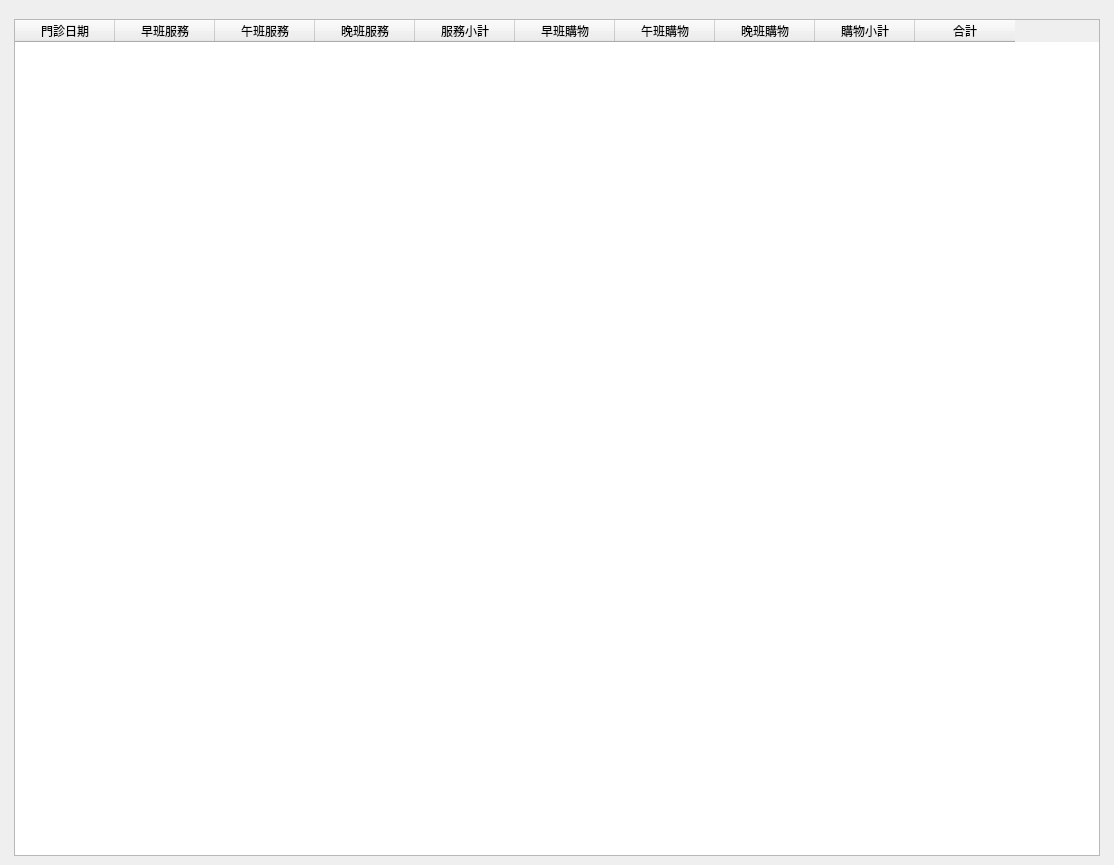
<?xml version="1.0" encoding="UTF-8"?>
<ui version="4.0">
 <class>WindowStatisticsMassageIncome</class>
 <widget class="QMainWindow" name="WindowStatisticsMassageIncome">
  <property name="geometry">
   <rect>
    <x>0</x>
    <y>0</y>
    <width>1114</width>
    <height>865</height>
   </rect>
  </property>
  <property name="windowTitle">
   <string>養生館收入統計</string>
  </property>
  <widget class="QWidget" name="centralwidget">
   <layout class="QHBoxLayout" name="horizontalLayout">
    <item>
     <layout class="QVBoxLayout" name="verticalLayout">
      <property name="leftMargin">
       <number>5</number>
      </property>
      <property name="topMargin">
       <number>10</number>
      </property>
      <property name="rightMargin">
       <number>5</number>
      </property>
      <item>
       <layout class="QVBoxLayout" name="verticalLayout_5">
        <item>
         <layout class="QHBoxLayout" name="horizontalLayout_2">
          <item>
           <widget class="QTableWidget" name="tableWidget_massage_income">
            <property name="editTriggers">
             <set>QAbstractItemView::NoEditTriggers</set>
            </property>
            <property name="alternatingRowColors">
             <bool>true</bool>
            </property>
            <property name="selectionMode">
             <enum>QAbstractItemView::SingleSelection</enum>
            </property>
            <property name="selectionBehavior">
             <enum>QAbstractItemView::SelectRows</enum>
            </property>
            <column>
             <property name="text">
              <string>門診日期</string>
             </property>
            </column>
            <column>
             <property name="text">
              <string>早班服務</string>
             </property>
            </column>
            <column>
             <property name="text">
              <string>午班服務</string>
             </property>
            </column>
            <column>
             <property name="text">
              <string>晚班服務</string>
             </property>
            </column>
            <column>
             <property name="text">
              <string>服務小計</string>
             </property>
            </column>
            <column>
             <property name="text">
              <string>早班購物</string>
             </property>
            </column>
            <column>
             <property name="text">
              <string>午班購物</string>
             </property>
            </column>
            <column>
             <property name="text">
              <string>晚班購物</string>
             </property>
            </column>
            <column>
             <property name="text">
              <string>購物小計</string>
             </property>
            </column>
            <column>
             <property name="text">
              <string>合計</string>
             </property>
            </column>
           </widget>
          </item>
          <item>
           <layout class="QVBoxLayout" name="verticalLayout_chart"/>
          </item>
         </layout>
        </item>
       </layout>
      </item>
     </layout>
    </item>
   </layout>
  </widget>
  <widget class="QMenuBar" name="menubar">
   <property name="geometry">
    <rect>
     <x>0</x>
     <y>0</y>
     <width>1114</width>
     <height>25</height>
    </rect>
   </property>
  </widget>
  <action name="action_export_excel">
   <property name="icon">
    <iconset>
     <normaloff>../icons/document-export.svg</normaloff>../icons/document-export.svg</iconset>
   </property>
   <property name="text">
    <string>匯出Excel</string>
   </property>
  </action>
 </widget>
 <resources/>
 <connections/>
</ui>
